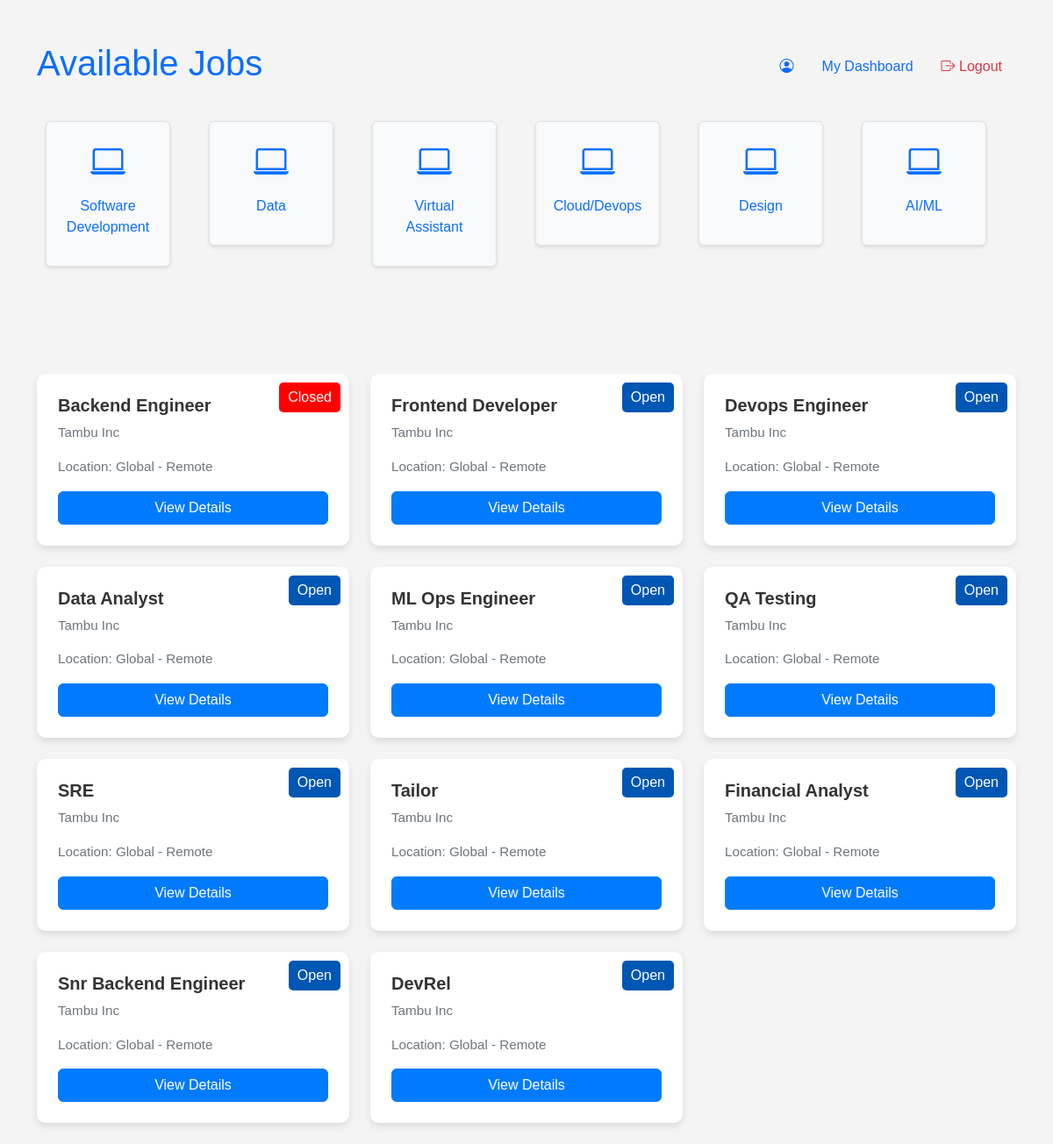
/job_listing/, run on the app's committed database.
### remote/models.py (models this page shows, shortened)
class Category(models.Model):
    name = models.CharField(max_length=100)
    description = models.TextField()
    slug = models.SlugField(unique=True)

class Job(models.Model):
    title = models.CharField(max_length=100)
    description = models.TextField()
    location = models.CharField(max_length=30)
    company_name = models.CharField(max_length=100)
    created_at = models.DateTimeField(auto_now_add=True)
    recruiter = models.ForeignKey(Profile, on_delete=models.CASCADE)
    category = models.ForeignKey(Category, on_delete=models.CASCADE, default=1)
    featured = models.BooleanField(default=False)
    views_count = models.IntegerField(default=0)
    status = models.CharField(
        max_length=10,
        choices=[('open', 'Open'), ('closed', 'Closed')],
        default='open',
    )

### remote/views.py (the view)
# urls.py: path('job_listing/', views.job_listing, name='job_listing'),
def job_listing(request):
    category = Category.objects.all()  # Get all categories
    jobs = Job.objects.all()  # Get all jobs
    context = {
        'category': category,  # Updated variable name
        'jobs': jobs
    }
    return render(request, 'job_listing.html', context)

### remote/templates/job_listing.html (shortened to what this page needs)
<!DOCTYPE html>
<html lang="en">
<head>
    {% load static %}
    <link href="https://cdn.jsdelivr.net/npm/bootstrap@5.3.0-alpha1/dist/css/bootstrap.min.css" rel="stylesheet">
    <link href="https://cdnjs.cloudflare.com/ajax/libs/bootstrap-icons/1.8.1/font/bootstrap-icons.min.css" rel="stylesheet">
    <link rel="stylesheet" href="{% static 'css/job_listing.css' %}">
</head>
<body>
    <div class="container mt-5">
        <header class="d-flex justify-content-between align-items-center mb-4">
            <h1 class="text-primary">Available Jobs</h1>
            <nav>
                <ul class="nav">
                    <li class="nav-item">
                        <a class="nav-link active" aria-current="page" href="{% url 'get_profile' user.profile.id %}">
                            <i class="bi bi-person-circle"></i> {{ user.username }}
                        </a>
                    </li>
                    <li class="nav-item">
                        <a class="nav-link" href="{% url 'jobs_dashboard' %}">My Dashboard</a>
                    </li>
                    <li class="nav-item">
                        <a class="nav-link text-danger" href="/logout/"><i class="bi bi-box-arrow-right"></i> Logout</a>
                    </li>
                </ul>
            </nav>
        </header>
        <div class="row text-center mb-5">
            <div class="row text-center mb-5">
                {% for category in category %}
                    <div class="col-md-2 col-6 mb-3">
                        <a href="#" class="text-decoration-none" data-category="{{ category.slug }}">
                            <div class="p-3 border rounded bg-light category-card">
                                <i class="bi bi-laptop fs-1 text-primary"></i>
                                <p class="mt-2">{{ category.name }}</p>
                            </div>
                        </a>
                    </div>
                {% endfor %}
            </div>
        </div>
        <div class="row">
            {% for job in jobs %}
                <div class="col-md-4 mb-4">
                    <div class="card h-100">
                        <div class="card-body">
                            <button class="status-btn {{ job.status }}" style="float: right;">
                                {{ job.get_status_display }}
                            </button>
                            <h5 class="card-title">{{ job.title }}</h5>
                            <p class="card-text">{{ job.company_name }}</p>
                            <p class="card-text">Location: {{ job.location }}</p>
                            <a href="{% url 'job_details' job.id %}" class="btn btn-outline-primary">
                                 View Details
                            </a>
                        </div>
                    </div>
                </div>
            {% endfor %}
        </div>
    </div>
</body>
</html>

### remote/static/css/job_listing.css (style rules this page uses)
body { margin: 0; padding: 0; font-family: Arial, sans-serif; background-color: #f4f4f4; }
.category-card { background-color: #ffffff; border: 1px solid #ced4da; border-radius: 25px; padding: 20px; margin: 10px; flex: 1 1 calc(25% - 20px); text-align: center; box-shadow: 0 2px 4px rgba(0, 0, 0, 0.1); transition: transform 0.2s, box-shadow 0.2s; }

### remote/templates/job_listing.html (style rules this page uses)
.card { border: none; border-radius: 10px; box-shadow: 0 4px 8px rgba(0, 0, 0, 0.1); transition: transform 0.3s, box-shadow 0.3s; }
.card-body { padding: 1.5rem; }
.card-title { font-weight: bold; font-size: 1.25rem; color: #333; }
.card-text { color: #6c757d; font-size: 0.95rem; }
.btn-outline-primary { background-color: #007bff; color: white; border-color: #007bff; width: 100%; }
.status-btn { position: absolute; top: 10px; right: 10px; padding: 5px 10px; border: none; border-radius: 5px; color: white; cursor: pointer; }
.status-btn.open { background-color: #0056b3; }
.status-btn.closed { background-color: Red; }

### data on the page
Category: name "Software Development"
Category: name "Data"
Category: name "Virtual Assistant"
Category: name "Cloud/Devops"
Category: name "Design"
Category: name "AI/ML"
Job: status "Closed", title "Backend Engineer", company_name "Tambu Inc", location "Global - Remote"
Job: status "Open", title "Frontend Developer", company_name "Tambu Inc", location "Global - Remote"
Job: status "Open", title "Devops Engineer", company_name "Tambu Inc", location "Global - Remote"
Job: status "Open", title "Data Analyst", company_name "Tambu Inc", location "Global - Remote"
Job: status "Open", title "ML Ops Engineer", company_name "Tambu Inc", location "Global - Remote"
Job: status "Open", title "QA Testing", company_name "Tambu Inc", location "Global - Remote"
Job: status "Open", title "SRE", company_name "Tambu Inc", location "Global - Remote"
Job: status "Open", title "Tailor", company_name "Tambu Inc", location "Global - Remote"
Job: status "Open", title "Financial Analyst", company_name "Tambu Inc", location "Global - Remote"
Job: status "Open", title "Snr Backend Engineer", company_name "Tambu Inc", location "Global - Remote"
Job: status "Open", title "DevRel", company_name "Tambu Inc", location "Global - Remote"
